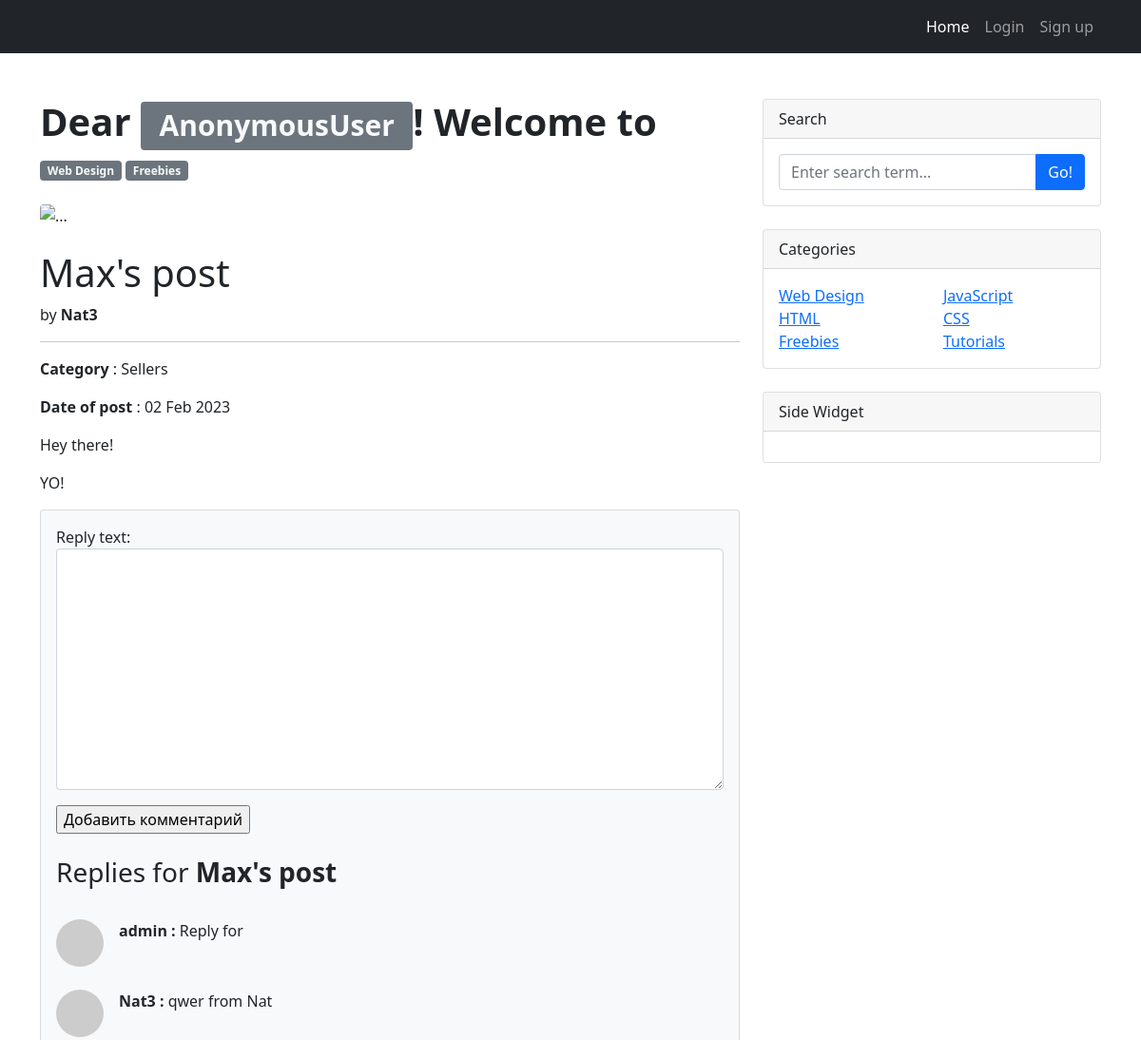
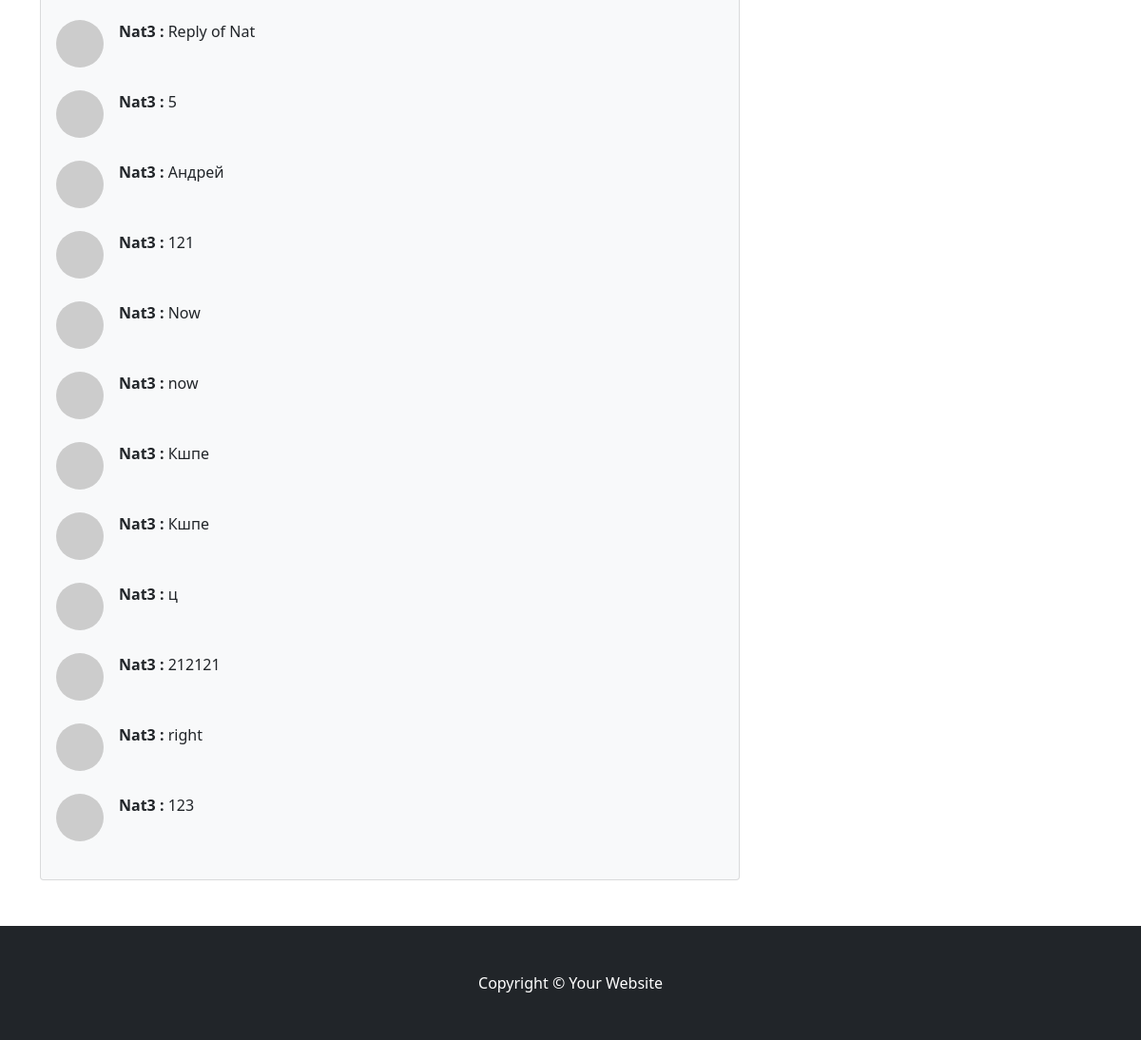
The page /post/46 on the database its author committed (2 pictures, top to bottom).
### board_app/models.py (models this page shows, shortened)
class Post(models.Model):
    title = models.CharField(max_length=255)
    post_auth = models.ForeignKey(User, on_delete=models.CASCADE)
    add_time = models.DateTimeField(auto_now_add=True)
    category = models.CharField(max_length=30, choices=PostTypes)
    post_text = RichTextField(blank=True, null=True)

class Reply(LifecycleModel, models.Model):
    reply_text = models.TextField()
    reply_auth = models.ForeignKey(User, on_delete=models.CASCADE)
    reply_post = models.ForeignKey(Post, related_name='replies', on_delete=models.CASCADE)
    add_time = models.DateTimeField(auto_now_add=True)
    confirmation = models.BooleanField(default=False)

### board_app/views.py (the view)
# urls.py: path('<int:pk>', PostDetail.as_view(), name='post'),
class PostDetail(DetailView):
    model = Post
    template_name = 'post.html'
    context_object_name = 'post'
    form_class = ReplyForm
    success_url = '/'
    def get_context_data(self, **kwargs):
        context = super().get_context_data(**kwargs)
        context['form'] = ReplyForm()
        return context
    def post(self, request, *args, **kwargs):
        form = self.form_class(request.POST)  # создаём новую форму, забиваем в неё данные из POST-запроса
        if form.is_valid():
            reply = form.save(commit=False)
            reply.reply_auth = request.user
            reply.reply_post_id = self.kwargs['pk']
            form.save()
            subject = f'User {reply.reply_auth} replies on {reply.reply_post}'
            auth_mail = reply.reply_post.post_auth.email
            send_mail(
                subject=subject,
                message=reply.reply_text,
                from_email='AndreySkillF2@yandex.ru',
                recipient_list=[str(auth_mail)]
            )
        return redirect('posts')

### board_app/forms.py
class ReplyForm(ModelForm):
    class Meta:
        model = Reply
        fields = ['reply_text']
        widgets = {
            'reply_text': forms.Textarea(attrs={'class': 'form-control'})
        }

### templates/post.html (shortened to what this page needs)
{% extends 'flatpages/default.html' %}
{% block content %}
<h1> {{ post.title }} </h1>
by <strong> {{ post.post_auth }} </strong>
<hr>
  <table style="width: auto; height: auto; text-align: center;" >
           <tr>
               <p> <strong> Category </strong>: {{ post.category }}</p>
               <p> <strong> Date of post </strong> : {{ post.add_time|date:'d M Y' }}</p>
               <p>{{ post.post_text|safe }}</p>
           </tr>
  </table>
                    <section class="mb-5">
                        <div class="card bg-light">
                            <div class="card-body">
                                <form method="POST">
                                    {{ form.as_p }}
                                    <input type="submit" value="Добавить комментарий" >
                                </form>
        {% if post.replies.all %}
            <br/>
            <h3> Replies for <strong> {{ post.title }} </strong> </h3>
            <br/>
            {% for reply in post.replies.all %}
            <div class="d-flex">
                <div class="flex-shrink-0"><img class="rounded-circle" src="https://dummyimage.com/50x50/ced4da/6c757d.jpg" alt="..." /></div>
                <div class="ms-3">
                    <div class="fw"> <strong> {{ reply.reply_auth }} : </strong> {{ reply.reply_text }} </div>
                </div>
                </div>
            <br/>
            {% endfor %}
            {% else %}
                    <br/>
                    <p> <strong> No replies for {{ post.title }} </strong> </p>
        {% endif %}
                            </div>
                        </div>
                    </section>
{% endblock content %}

### rows shown on the page
Post: title "Max's post", post_auth "Nat3", category "Sellers", add_time "02 Feb 2023", post_text "Hey there! YO!"
Reply: reply_auth "admin", reply_text "Reply for"
Reply: reply_auth "Nat3", reply_text "qwer from Nat"
Reply: reply_auth "Nat3", reply_text "Reply of Nat"
Reply: reply_auth "Nat3", reply_text "5"
Reply: reply_auth "Nat3", reply_text "Андрей"
Reply: reply_auth "Nat3", reply_text "121"
Reply: reply_auth "Nat3", reply_text "Now"
Reply: reply_auth "Nat3", reply_text "now"
Reply: reply_auth "Nat3", reply_text "Кшпе"
Reply: reply_auth "Nat3", reply_text "Кшпе"
Reply: reply_auth "Nat3", reply_text "ц"
Reply: reply_auth "Nat3", reply_text "212121"
Reply: reply_auth "Nat3", reply_text "right"
Reply: reply_auth "Nat3", reply_text "123"

### other values the page prints
{{ request.user }} "AnonymousUser"
